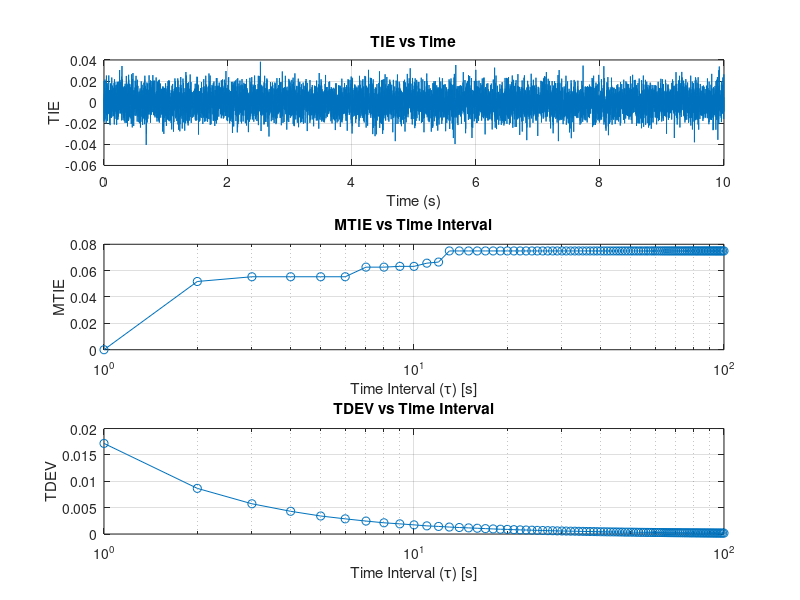

MATLAB code to generate this figure:


fs = 1000; % 采样频率 (Hz)
N = 10000; % 采样点数
t = (0:N-1)/fs; % 时间向量 (s)
sigma = 0.01; % 噪声的标准差

% 创建模拟相位误差数据
clock_signal = t + sigma * randn(1, N); % 模拟相位误差

% 计算TIE
ideal_clock = t;
TIE = clock_signal - ideal_clock;

% 计算 TDEV 的函数
function tdev = compute_tdev(tie, max_tau)
    taus = 1:max_tau;
    tdev = zeros(size(taus));
    for i = 1:length(taus)
        tau = taus(i);
        n = length(tie) - 2*tau;
        if n > 0
            sum_diff = 0;
            for j = 1:n
                sum_diff = sum_diff + (tie(j+2*tau) - 2*tie(j+tau) + tie(j))^2;
            end
            tdev(i) = sqrt(sum_diff / (2*n*tau^2)) ;
        else
            tdev(i) = NaN;
        end
    end
end


% 计算 MTIE 的函数
function mtie = compute_mtie(tie, max_tau)
    taus = 1:max_tau;
    mtie = zeros(size(taus));
    for i = 1:length(taus)
        tau = taus(i);
        n = length(tie) - tau;
        if n > 0
            max_peak_to_peak = 0;
            for j = 1:n
                % 计算当前窗口内的峰值到峰值值
                window_tie = tie(j:j+tau-1);
                peak_to_peak = max(window_tie) - min(window_tie);
                % 更新最大峰值到峰值值
                if peak_to_peak > max_peak_to_peak
                    max_peak_to_peak = peak_to_peak;
                end
            end
            % 保存当前 τ 间隔下的最大峰值到峰值值
            mtie(i) = max_peak_to_peak;
        else
            mtie(i) = NaN;
        end
    end
end

% 调用函数并设置最大时间间隔
max_tau = 100; % 最大时间间隔
tdev_result = compute_tdev(TIE, max_tau);
mtie_result = compute_mtie(TIE, max_tau);

% 在同一个窗口中显示TIE、MTIE和TDEV
figure;

% 绘制TIE vs Time
subplot(3,1,1); % 创建第一个子图
plot(t, TIE);
xlabel('Time (s)');
ylabel('TIE');
title('TIE vs Time');
grid on;

% 绘制MTIE vs Time Interval 使用对数刻度
subplot(3,1,2); % 创建第二个子图
semilogx(1:max_tau, mtie_result, '-o');
xlabel('Time Interval (\tau) [s]');
ylabel('MTIE');
title('MTIE vs Time Interval');
grid on;

% 绘制TDEV vs Time Interval 使用对数刻度
subplot(3,1,3); % 创建第三个子图
semilogx(1:max_tau, tdev_result, '-o');
xlabel('Time Interval (\tau) [s]');
ylabel('TDEV');
title('TDEV vs Time Interval');
grid on;
